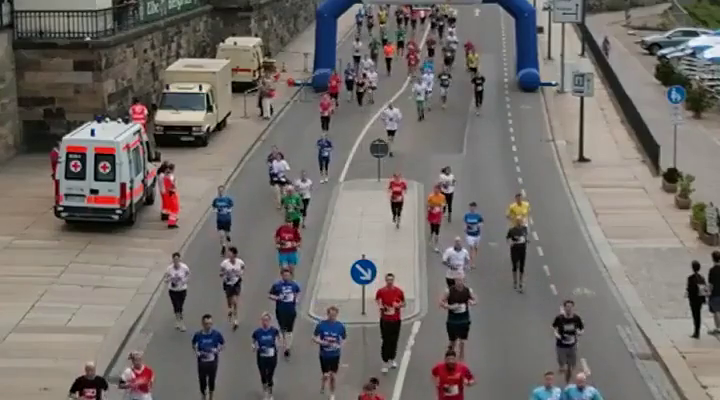
#> input picture frame 15 of Object-Tracking/Video/run.mp4, 720 x 400 px, given in place of face_track.mp4, which was not available
$ python CamShift.py
#> lines starting #> are read from the running program, lines starting #| are printed output that depends on the picture; pictures that were not available may be replaced by others from this repository, and a replacement may not be noted
import cv2
import numpy as np

cap = cv2.VideoCapture('Video/face_track.mp4')

ret, frame = cap.read()
#> frame is the input picture: shape (400, 720, 3); mean B, G, R 106.7, 110.3, 115.7
face_class = cv2.CascadeClassifier('Haarcascades/haarcascade_frontalface_default.xml')
face_rect = face_class.detectMultiScale(frame)
#> face_rect = [[271, 250, 29, 29], [569, 133, 75, 75]]

fx,fy,w,h = tuple(face_rect[0])
#> fx = 271; fy = 250; w = 29; h = 29
track_window = (fx,fy,w,h)
#> track_window = (271, 250, 29, 29)
roi = frame[fy:fy+h, fx:fx+w]
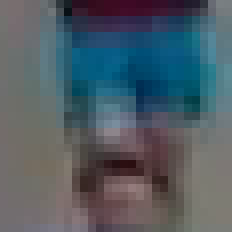
#> roi: shape (29, 29, 3) (shown 8 times larger); mean B, G, R 101.5, 93, 80.4
roi_hsv = cv2.cvtColor(roi, cv2.COLOR_BGR2HSV)
#> roi_hsv: shape (29, 29, 3); mean H, S, V 85.9, 85.1, 107.9
roi_hist = cv2.calcHist([roi_hsv],[0],None,[180],[0,180])
#> roi_hist = 180 values, max 55 at index 98, min 0 at index 8, mean 4.67

cv2.normalize(roi_hist,roi_hist,0,255,cv2.NORM_MINMAX)
term_critaria = (cv2.TERM_CRITERIA_EPS | cv2.TERM_CRITERIA_COUNT, 10, 1)

while True:
    ret, frame = cap.read()
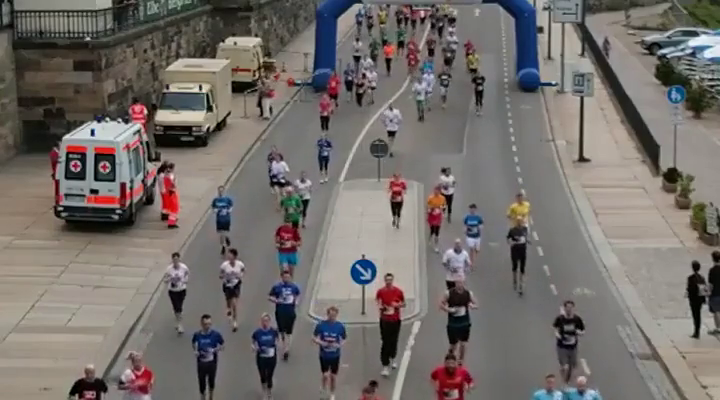
#> input picture frame 16 of Object-Tracking/Video/run.mp4, 720 x 400 px, given in place of face_track.mp4, which was not available
#> frame is the input picture: shape (400, 720, 3); mean B, G, R 106.7, 110.4, 115.8
    if ret:
        hsv = cv2.cvtColor(frame,cv2.COLOR_BGR2HSV)
#> hsv: shape (400, 720, 3); mean H, S, V 42.1, 39.5, 118.9
        dest_roi = cv2.calcBackProject([hsv], [0], roi_hist, [0, 180], 1)
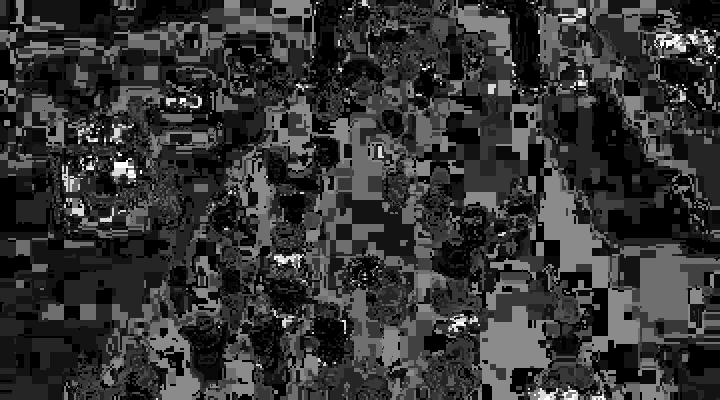
#> dest_roi: shape (400, 720); min 0, max 255, mean 53.4
        ret, track_window = cv2.CamShift(dest_roi, track_window, term_critaria)
#> ret = ((286, 259), (48.78, 55.01), 115.7); track_window = (260, 236, 52, 46)
        pts = cv2.boxPoints(ret)
#> pts = [[271.8, 225.1], [321.4, 249], [300.2, 292.9], [250.6, 269]]
        pts = np.int0(pts)
#> pts = [[271, 225], [321, 248], [300, 292], [250, 269]]
        img = cv2.polylines(frame,[pts],True,(0,255,0),5)
        cv2.imshow('FaceTracker', img)
        if cv2.waitKey(1) & 0xff == 27:
#> (key Esc is pressed here)
            break
    else:
        break
